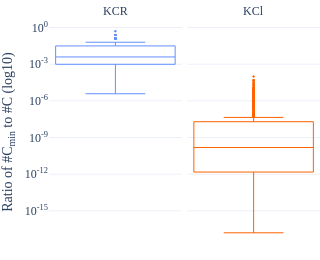

Write notebook code for a chart like this one.
### Code cell
# similarity of configurations (RQ2)

df_solve_unconstrained = df_solve.merge(df_features)
df_solve_unconstrained['model-count-unconstrained'] = \
    df_solve_unconstrained.apply(lambda row: \
        str(int(row['model-count']) * (2**int(row['unconstrained_bools'])) * (3**int(row['unconstrained_tristates']))) \
            if not pd.isna(row['model-count']) and row['model-count'] != '' else pd.NA, axis=1)
df_solve_unconstrained['model-count-unconstrained-log10'] = df_solve_unconstrained['model-count-unconstrained'].fillna('').map(big_log10).replace(0, np.nan)
df_solve_unconstrained['similarity'] = df_solve_unconstrained.apply(lambda row: int(row['model-count']) / int(row['model-count-unconstrained']) if not pd.isna(row['model-count']) and row['model-count'] != '' else pd.NA, axis=1)

df_solve_extractor_comparison = pd.pivot(df_solve_unconstrained[['revision', 'architecture', 'extractor', 'model-count-unconstrained-log10']].dropna().drop_duplicates(), index=['revision', 'architecture'], columns='extractor').dropna()
df_solve_extractor_comparison = df_solve_extractor_comparison['model-count-unconstrained-log10']['KConfigReader'] / df_solve_extractor_comparison['model-count-unconstrained-log10']['KClause']

print('extractor comparison:')
print('min=' + str(df_solve_extractor_comparison.min()))
print('median=' + str(df_solve_extractor_comparison.median()))
print('max=' + str(df_solve_extractor_comparison.max()))

fig = px.box(
    df_solve_unconstrained,
    y='similarity',
    color='extractor',
    facet_col='extractor',
    labels={'similarity': 'Ratio of #C<sub>min</sub> to #C (log10)'},
    log_y=True,
    category_orders={'extractor': ['KConfigReader', 'KClause']}
)
fig.for_each_annotation(lambda a: a.update(text='KCR' if a.text.split("=")[1] == 'KConfigReader' else 'KCl'))
fig.update_traces(width=0.5)
fig.update_yaxes(tickvals=[1e0, 1e-3, 1e-6, 1e-9, 1e-12, 1e-15], ticktext=['10<sup>0</sup>', '10<sup>-3</sup>', '10<sup>-6</sup>', '10<sup>-9</sup>', '10<sup>-12</sup>', '10<sup>-15</sup>'])
style_box(fig, legend_position=None)
show(fig, 'configuration-similarity', height=260, width=120, margin=dict(l=0, r=0, t=20, b=0))

### Figure 1 — Plotly figure (JSON) as saved in the notebook; plotly's stock layout.template omitted (floating-point values rounded to 4 significant figures; data arrays with more than 128 entries replaced by an {"elided": "..."} marker saying what was removed)
{"data": [{"alignmentgroup": "True", "fillcolor": "rgba(0,0,0,0)", "hovertemplate": "extractor=KConfigReader<br>Ratio of #C<sub>min</sub> to #C (log10)=%{y}<extra></extra>", "legendgroup": "KConfigReader", "line": {"width": 1}, "marker": {"color": "#648FFF", "size": 2}, "name": "KConfigReader", "notched": false, "offsetgroup": "KConfigReader", "orientation": "v", "showlegend": true, "type": "box", "width": 0.5, "x0": " ", "xaxis": "x", "y": {"elided": "6420 float values"}, "y0": " ", "yaxis": "y"}, {"alignmentgroup": "True", "fillcolor": "rgba(0,0,0,0)", "hovertemplate": "extractor=KClause<br>Ratio of #C<sub>min</sub> to #C (log10)=%{y}<extra></extra>", "legendgroup": "KClause", "line": {"width": 1}, "marker": {"color": "#FE6100", "size": 2}, "name": "KClause", "notched": false, "offsetgroup": "KClause", "orientation": "v", "showlegend": true, "type": "box", "width": 0.5, "x0": " ", "xaxis": "x2", "y": {"elided": "6572 float values"}, "y0": " ", "yaxis": "y2"}], "layout": {"annotations": [{"font": {}, "showarrow": false, "text": "KCR", "x": 0.245, "xanchor": "center", "xref": "paper", "y": 1, "yanchor": "bottom", "yref": "paper"}, {"font": {}, "showarrow": false, "text": "KCl", "x": 0.755, "xanchor": "center", "xref": "paper", "y": 1, "yanchor": "bottom", "yref": "paper"}], "boxmode": "group", "font": {"family": "Linux Biolinum"}, "height": 260, "legend": {"title": {"text": "extractor"}, "tracegroupgap": 0}, "margin": {"b": 0, "l": 0, "r": 0, "t": 20}, "showlegend": false, "width": 120, "xaxis": {"anchor": "y", "domain": [0, 0.49]}, "xaxis2": {"anchor": "y2", "domain": [0.51, 1], "matches": "x"}, "yaxis": {"anchor": "x", "domain": [0, 1], "ticktext": ["10<sup>0</sup>", "10<sup>-3</sup>", "10<sup>-6</sup>", "10<sup>-9</sup>", "10<sup>-12</sup>", "10<sup>-15</sup>"], "tickvals": [1, 0.001, 1e-06, 1e-09, 1e-12, 1e-15], "title": {"text": "Ratio of #C<sub>min</sub> to #C (log10)"}, "type": "log"}, "yaxis2": {"anchor": "x2", "domain": [0, 1], "matches": "y", "showticklabels": false, "ticktext": ["10<sup>0</sup>", "10<sup>-3</sup>", "10<sup>-6</sup>", "10<sup>-9</sup>", "10<sup>-12</sup>", "10<sup>-15</sup>"], "tickvals": [1, 0.001, 1e-06, 1e-09, 1e-12, 1e-15], "type": "log"}}}
